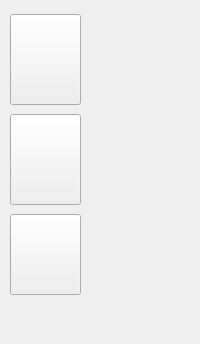
     <widget class="QWidget" name="game">
      <layout class="QVBoxLayout" name="verticalLayout_13">
       <property name="spacing">
        <number>0</number>
       </property>
       <property name="leftMargin">
        <number>0</number>
       </property>
       <property name="topMargin">
        <number>0</number>
       </property>
       <property name="rightMargin">
        <number>0</number>
       </property>
       <property name="bottomMargin">
        <number>0</number>
       </property>
       <item>
        <layout class="QVBoxLayout" name="Layout_NPC">
         <item>
          <widget class="QWidget" name="Widget_NPC" native="true">
           <property name="minimumSize">
            <size>
             <width>0</width>
             <height>0</height>
            </size>
           </property>
           <property name="styleSheet">
            <string notr="true">#Widget_NPC{border-image: url(:/wallpaperbetter.jpg);}</string>
           </property>
           <layout class="QVBoxLayout" name="verticalLayout">
            <property name="spacing">
             <number>0</number>
            </property>
            <property name="sizeConstraint">
             <enum>QLayout::SizeConstraint::SetDefaultConstraint</enum>
            </property>
            <property name="leftMargin">
             <number>0</number>
            </property>
            <property name="topMargin">
             <number>0</number>
            </property>
            <property name="rightMargin">
             <number>0</number>
            </property>
            <property name="bottomMargin">
             <number>0</number>
            </property>
            <item>
             <widget class="QLabel" name="Label_NPC">
              <property name="minimumSize">
               <size>
                <width>0</width>
                <height>0</height>
               </size>
              </property>
              <property name="styleSheet">
               <string notr="true">image: url(:/pngwing.com.png);
</string>
              </property>
              <property name="text">
               <string/>
              </property>
             </widget>
            </item>
           </layout>
          </widget>
         </item>
        </layout>
       </item>
       <item>
        <layout class="QVBoxLayout" name="verticalLayout_11">
         <item>
          <widget class="QWidget" name="mesa" native="true">
           <property name="minimumSize">
            <size>
             <width>0</width>
             <height>330</height>
            </size>
           </property>
           <property name="styleSheet">
            <string notr="true">#mesa{border-image: url(:/mesa.png);}</string>
           </property>
           <widget class="QPushButton" name="aceptar">
            <property name="geometry">
             <rect>
              <x>570</x>
              <y>10</y>
              <width>81</width>
              <height>21</height>
             </rect>
            </property>
            <property name="font">
             <font>
              <family>Yu Gothic UI Semibold</family>
              <pointsize>10</pointsize>
              <bold>true</bold>
             </font>
            </property>
            <property name="cursor">
             <cursorShape>PointingHandCursor</cursorShape>
            </property>
            <property name="styleSheet">
             <string notr="true">QPushButton {
    color: rgba(255, 255, 255, 1);              /* Color de la letra: blanco */
    background-color: rgba(0, 128, 0, 1);       /* Fondo verde */
    border: 2px solid rgba(0, 0, 0, 1);          /* Borde negro */
    border-radius: 10px;                        /* Bordes redondeados */
    text-transform: uppercase;                   /* Texto en mayúsculas */
}

QPushButton:hover {
    background-color: rgba(0, 150, 0, 1);       /* Fondo verde más brillante al pasar el mouse */
    border: 2px solid rgba(0, 0, 0, 1);          /* Borde negro al pasar el mouse */
}
</string>
            </property>
            <property name="text">
             <string>ACEPTAR</string>
            </property>
           </widget>
           <widget class="QPushButton" name="denegar">
            <property name="geometry">
             <rect>
              <x>660</x>
              <y>10</y>
              <width>81</width>
              <height>21</height>
             </rect>
            </property>
            <property name="font">
             <font>
              <family>Yu Gothic UI Semibold</family>
              <pointsize>10</pointsize>
              <bold>true</bold>
             </font>
            </property>
            <property name="cursor">
             <cursorShape>PointingHandCursor</cursorShape>
            </property>
            <property name="styleSheet">
             <string notr="true">QPushButton {
    color: rgba(255, 255, 255, 1);              /* Color de la letra: blanco */
    background-color: rgba(255, 0, 0, 1);       /* Fondo rojo */
    border: 2px solid rgba(0, 0, 0, 1);          /* Borde negro */
    border-radius: 10px;                        /* Bordes redondeados */
    text-transform: uppercase;                   /* Texto en mayúsculas */
}

QPushButton:hover {
    background-color: rgba(255, 50, 50, 1);     /* Fondo rojo más brillante al pasar el mouse */
    border: 2px solid rgba(0, 0, 0, 1);          /* Borde negro al pasar el mouse */
}
</string>
            </property>
            <property name="text">
             <string>DENEGAR</string>
            </property>
           </widget>
           <widget class="QPushButton" name="papeles">
            <property name="geometry">
             <rect>
              <x>570</x>
              <y>40</y>
              <width>171</width>
              <height>24</height>
             </rect>
            </property>
            <property name="font">
             <font>
              <family>Yu Gothic UI Semibold</family>
              <pointsize>8</pointsize>
              <bold>true</bold>
             </font>
            </property>
            <property name="cursor">
             <cursorShape>PointingHandCursor</cursorShape>
            </property>
            <property name="styleSheet">
             <string notr="true">QPushButton {
    color: rgba(0, 0, 0, 1);                     /* Color de la letra: negro */
    background-color: rgba(255, 255, 255, 1);    /* Fondo blanco */
    border: 2px solid rgba(0, 0, 0, 1);           /* Borde negro */
    border-radius: 10px;                         /* Bordes redondeados */
    text-transform: uppercase;                    /* Texto en mayúsculas */
}

QPushButton:hover {
    background-color: rgba(240, 240, 240, 1);    /* Fondo blanco más oscuro al pasar el mouse */
    border: 2px solid rgba(0, 0, 0, 1);           /* Borde negro al pasar el mouse */
}
</string>
            </property>
            <property name="text">
             <string>SOLICITAR DOCUMENTACION</string>
            </property>
           </widget>
           <widget class="QPushButton" name="mostrar_req">
            <property name="geometry">
             <rect>
              <x>570</x>
              <y>70</y>
              <width>171</width>
              <height>24</height>
             </rect>
            </property>
            <property name="font">
             <font>
              <family>Yu Gothic UI Semibold</family>
              <bold>true</bold>
             </font>
            </property>
            <property name="cursor">
             <cursorShape>PointingHandCursor</cursorShape>
            </property>
            <property name="styleSheet">
             <string notr="true">QPushButton {
    color: rgba(255, 255, 255, 1);              /* Color de la letra: blanco */
    background-color: rgba(255, 165, 0, 1);     /* Fondo naranja */
    border: 2px solid rgba(0, 0, 0, 1);          /* Borde negro */
    border-radius: 10px;                        /* Bordes redondeados */
    text-transform: uppercase;                   /* Texto en mayúsculas */
}

QPushButton:hover {
    background-color: rgba(255, 200, 0, 1);     /* Fondo naranja más brillante al pasar el mouse */
    border: 2px solid rgba(0, 0, 0, 1);          /* Borde negro al pasar el mouse */
}
</string>
            </property>
            <property name="text">
             <string>MOSTRAR REQUISITOS</string>
            </property>
           </widget>
           <widget class="QPushButton" name="Siguiente_NPC">
            <property name="geometry">
             <rect>
              <x>570</x>
              <y>100</y>
              <width>171</width>
              <height>24</height>
             </rect>
            </property>
            <property name="font">
             <font>
              <family>Yu Gothic UI Semibold</family>
              <bold>true</bold>
             </font>
            </property>
            <property name="cursor">
             <cursorShape>PointingHandCursor</cursorShape>
            </property>
            <property name="styleSheet">
             <string notr="true">QPushButton {
    background-color: rgba(169, 169, 169, 1);  /* Fondo gris oscuro */
    border-radius: 10px;                        /* Bordes redondeados */
}

QPushButton:hover {
    background-color: rgba(192, 192, 192, 1);  /* Fondo gris más claro al pasar el mouse */
    border: 2px solid rgba(0, 0, 0, 1);          /* Borde negro al pasar el mouse */
}

</string>
            </property>
            <property name="text">
             <string>SIGUIENTE NPC</string>
            </property>
           </widget>
           <widget class="QPushButton" name="botonFinalizarTurno">
            <property name="geometry">
             <rect>
              <x>570</x>
              <y>130</y>
              <width>171</width>
              <height>24</height>
             </rect>
            </property>
            <property name="font">
             <font>
              <family>Yu Gothic UI Semibold</family>
              <bold>true</bold>
             </font>
            </property>
            <property name="cursor">
             <cursorShape>PointingHandCursor</cursorShape>
            </property>
            <property name="styleSheet">
             <string notr="true">QPushButton {
    color: rgba(255, 255, 255, 1);              /* Color de la letra: blanco */
    background-color: rgba(0, 0, 255, 1);       /* Fondo azul */
    border: 2px solid rgba(0, 0, 0, 1);          /* Borde negro */
    border-radius: 10px;                        /* Bordes redondeados */
    text-transform: uppercase;                   /* Texto en mayúsculas */
}

QPushButton:hover {
    background-color: rgba(50, 50, 255, 1);     /* Fondo azul más brillante al pasar el mouse */
    border: 2px solid rgba(0, 0, 0, 1);          /* Borde negro al pasar el mouse */
}
</string>
            </property>
            <property name="text">
             <string>FINALIZAR TURNO</string>
            </property>
           </widget>
           <widget class="QPushButton" name="documento">
            <property name="geometry">
             <rect>
              <x>10</x>
              <y>0</y>
              <width>71</width>
              <height>91</height>
             </rect>
            </property>
            <property name="styleSheet">
             <string notr="true">#documento
{
	border-image: url(:/documents.png);
}</string>
            </property>
            <property name="text">
             <string/>
            </property>
           </widget>
           <widget class="QPushButton" name="visa">
            <property name="geometry">
             <rect>
              <x>10</x>
              <y>100</y>
              <width>71</width>
              <height>91</height>
             </rect>
            </property>
            <property name="styleSheet">
             <string notr="true">#visa
{
	
	border-image: url(:/visaD.png);
}</string>
            </property>
            <property name="text">
             <string/>
            </property>
           </widget>
           <widget class="QPushButton" name="cerrar">
            <property name="geometry">
             <rect>
              <x>320</x>
              <y>300</y>
              <width>83</width>
              <height>29</height>
             </rect>
            </property>
            <property name="font">
             <font>
              <family>Yu Gothic UI Semibold</family>
              <bold>true</bold>
             </font>
            </property>
            <property name="cursor">
             <cursorShape>PointingHandCursor</cursorShape>
            </property>
            <property name="styleSheet">
             <string notr="true">QPushButton {
    color: rgba(255, 255, 255, 1);              /* Color de la letra: blanco */
    background-color: rgba(128, 128, 128, 1);   /* Fondo gris */
    border: 2px solid rgba(0, 0, 0, 1);          /* Borde negro */
    border-radius: 10px;                        /* Bordes redondeados */
    text-transform: uppercase;                   /* Texto en mayúsculas */
}

QPushButton:hover {
    background-color: rgba(150, 150, 150, 1);   /* Fondo gris más brillante al pasar el mouse */
    border: 2px solid rgba(0, 0, 0, 1);          /* Borde negro al pasar el mouse */
}
</string>
            </property>
            <property name="text">
             <string>CERRAR</string>
            </property>
           </widget>
           <widget class="QLabel" name="datos">
            <property name="geometry">
             <rect>
              <x>250</x>
              <y>0</y>
              <width>311</width>
              <height>301</height>
             </rect>
            </property>
            <property name="palette">
             <palette>
              <active>
               <colorrole role="WindowText">
                <brush brushstyle="SolidPattern">
                 <color alpha="255">
                  <red>0</red>
                  <green>0</green>
                  <blue>0</blue>
                 </color>
                </brush>
               </colorrole>
              </active>
              <inactive>
               <colorrole role="WindowText">
                <brush brushstyle="SolidPattern">
                 <color alpha="255">
                  <red>0</red>
                  <green>0</green>
                  <blue>0</blue>
                 </color>
                </brush>
               </colorrole>
              </inactive>
              <disabled/>
             </palette>
            </property>
            <property name="font">
             <font>
              <pointsize>11</pointsize>
             </font>
            </property>
            <property name="styleSheet">
             <string notr="true">#datos
{
	border-image: url(:/docum.png);
}</string>
            </property>
            <property name="text">
             <string/>
            </property>
           </widget>
           <widget class="QLabel" name="visaD">
            <property name="geometry">
             <rect>
              <x>280</x>
              <y>0</y>
              <width>241</width>
              <height>291</height>
             </rect>
            </property>
            <property name="palette">
             <palette>
              <active>
               <colorrole role="WindowText">
                <brush brushstyle="SolidPattern">
                 <color alpha="255">
                  <red>0</red>
                  <green>0</green>
                  <blue>0</blue>
                 </color>
                </brush>
               </colorrole>
              </active>
              <inactive>
               <colorrole role="WindowText">
                <brush brushstyle="SolidPattern">
                 <color alpha="255">
                  <red>0</red>
                  <green>0</green>
                  <blue>0</blue>
                 </color>
                </brush>
               </colorrole>
              </inactive>
              <disabled/>
             </palette>
            </property>
            <property name="font">
             <font>
              <pointsize>11</pointsize>
             </font>
            </property>
            <property name="styleSheet">
             <string notr="true">#visaD
{
	border-image: url(:/visa.png);
}</string>
            </property>
            <property name="text">
             <string/>
            </property>
            <property name="alignment">
             <set>Qt::AlignmentFlag::AlignHCenter|Qt::AlignmentFlag::AlignTop</set>
            </property>
           </widget>
           <widget class="QLabel" name="timer">
            <property name="geometry">
             <rect>
              <x>10</x>
              <y>290</y>
              <width>71</width>
              <height>31</height>
             </rect>
            </property>
            <property name="palette">
             <palette>
              <active>
               <colorrole role="WindowText">
                <brush brushstyle="SolidPattern">
                 <color alpha="255">
                  <red>0</red>
                  <green>0</green>
                  <blue>0</blue>
                 </color>
                </brush>
               </colorrole>
              </active>
              <inactive>
               <colorrole role="WindowText">
                <brush brushstyle="SolidPattern">
                 <color alpha="255">
                  <red>0</red>
                  <green>0</green>
                  <blue>0</blue>
                 </color>
                </brush>
               </colorrole>
              </inactive>
              <disabled/>
             </palette>
            </property>
            <property name="font">
             <font>
              <pointsize>11</pointsize>
             </font>
            </property>
            <property name="styleSheet">
             <string notr="true">#timer
{
	border-image: url(:/reloj.png);
}</string>
            </property>
            <property name="text">
             <string/>
            </property>
            <property name="textFormat">
             <enum>Qt::TextFormat::PlainText</enum>
            </property>
           </widget>
           <widget class="QLabel" name="MaletaPeso">
            <property name="geometry">
             <rect>
              <x>140</x>
              <y>10</y>
              <width>101</width>
              <height>71</height>
             </rect>
            </property>
            <property name="palette">
             <palette>
              <active>
               <colorrole role="WindowText">
                <brush brushstyle="SolidPattern">
                 <color alpha="255">
                  <red>0</red>
                  <green>0</green>
                  <blue>0</blue>
                 </color>
                </brush>
               </colorrole>
              </active>
              <inactive>
               <colorrole role="WindowText">
                <brush brushstyle="SolidPattern">
                 <color alpha="255">
                  <red>0</red>
                  <green>0</green>
                  <blue>0</blue>
                 </color>
                </brush>
               </colorrole>
              </inactive>
              <disabled/>
             </palette>
            </property>
            <property name="styleSheet">
             <string notr="true">#MaletaPeso
{
	border-image: url(:/Maletas Peso.png);
}</string>
            </property>
            <property name="text">
             <string/>
            </property>
            <property name="alignment">
             <set>Qt::AlignmentFlag::AlignHCenter|Qt::AlignmentFlag::AlignTop</set>
            </property>
           </widget>
           <widget class="QLabel" name="compania">
            <property name="geometry">
             <rect>
              <x>120</x>
              <y>140</y>
              <width>121</width>
              <height>71</height>
             </rect>
            </property>
            <property name="palette">
             <palette>
              <active>
               <colorrole role="WindowText">
                <brush brushstyle="SolidPattern">
                 <color alpha="255">
                  <red>0</red>
                  <green>0</green>
                  <blue>0</blue>
                 </color>
                </brush>
               </colorrole>
              </active>
              <inactive>
               <colorrole role="WindowText">
                <brush brushstyle="SolidPattern">
                 <color alpha="255">
                  <red>0</red>
                  <green>0</green>
                  <blue>0</blue>
                 </color>
                </brush>
               </colorrole>
              </inactive>
              <disabled/>
             </palette>
            </property>
            <property name="styleSheet">
             <string notr="true">#compania
{
	border-image: url(:/compania.png);
}</string>
            </property>
            <property name="text">
             <string/>
            </property>
            <property name="alignment">
             <set>Qt::AlignmentFlag::AlignLeading|Qt::AlignmentFlag::AlignLeft|Qt::AlignmentFlag::AlignTop</set>
            </property>
           </widget>
           <widget class="QLabel" name="ocupacion">
            <property name="geometry">
             <rect>
              <x>110</x>
              <y>70</y>
              <width>161</width>
              <height>71</height>
             </rect>
            </property>
            <property name="palette">
             <palette>
              <active>
               <colorrole role="WindowText">
                <brush brushstyle="SolidPattern">
                 <color alpha="255">
                  <red>0</red>
                  <green>0</green>
                  <blue>0</blue>
                 </color>
                </brush>
               </colorrole>
              </active>
              <inactive>
               <colorrole role="WindowText">
                <brush brushstyle="SolidPattern">
                 <color alpha="255">
                  <red>0</red>
                  <green>0</green>
                  <blue>0</blue>
                 </color>
                </brush>
               </colorrole>
              </inactive>
              <disabled/>
             </palette>
            </property>
            <property name="styleSheet">
             <string notr="true">#ocupacion
{
	border-image: url(:/compania.png);
}</string>
            </property>
            <property name="text">
             <string/>
            </property>
            <property name="alignment">
             <set>Qt::AlignmentFlag::AlignHCenter|Qt::AlignmentFlag::AlignTop</set>
            </property>
           </widget>
           <widget class="QLabel" name="residencia">
            <property name="geometry">
             <rect>
              <x>280</x>
              <y>10</y>
              <width>241</width>
              <height>271</height>
             </rect>
            </property>
            <property name="palette">
             <palette>
              <active>
               <colorrole role="WindowText">
                <brush brushstyle="SolidPattern">
                 <color alpha="255">
                  <red>0</red>
                  <green>0</green>
                  <blue>0</blue>
                 </color>
                </brush>
               </colorrole>
              </active>
              <inactive>
               <colorrole role="WindowText">
                <brush brushstyle="SolidPattern">
                 <color alpha="255">
                  <red>0</red>
                  <green>0</green>
                  <blue>0</blue>
                 </color>
                </brush>
               </colorrole>
              </inactive>
              <disabled/>
             </palette>
            </property>
            <property name="font">
             <font>
              <pointsize>11</pointsize>
             </font>
            </property>
            <property name="styleSheet">
             <string notr="true">#residencia
{
	border-image: url(:/Recidencia V2.png);
}</string>
            </property>
            <property name="text">
             <string/>
            </property>
            <property name="alignment">
             <set>Qt::AlignmentFlag::AlignHCenter|Qt::AlignmentFlag::AlignTop</set>
            </property>
           </widget>
           <widget class="QPushButton" name="proposito">
            <property name="geometry">
             <rect>
              <x>10</x>
              <y>200</y>
              <width>71</width>
              <height>81</height>
             </rect>
            </property>
            <property name="styleSheet">
             <string notr="true">#proposito
{
	border-image: url(:/iconoRe.png);
}</string>
            </property>
            <property name="text">
             <string/>
            </property>
           </widget>
           <widget class="QLabel" name="nivel">
            <property name="geometry">
             <rect>
              <x>670</x>
              <y>290</y>
              <width>81</width>
              <height>31</height>
             </rect>
            </property>
            <property name="palette">
             <palette>
              <active>
               <colorrole role="WindowText">
                <brush brushstyle="SolidPattern">
                 <color alpha="255">
                  <red>0</red>
                  <green>0</green>
                  <blue>0</blue>
                 </color>
                </brush>
               </colorrole>
              </active>
              <inactive>
               <colorrole role="WindowText">
                <brush brushstyle="SolidPattern">
                 <color alpha="255">
                  <red>0</red>
                  <green>0</green>
                  <blue>0</blue>
                 </color>
                </brush>
               </colorrole>
              </inactive>
              <disabled/>
             </palette>
            </property>
            <property name="font">
             <font>
              <pointsize>11</pointsize>
             </font>
            </property>
            <property name="styleSheet">
             <string notr="true">#nivel
{
	border-image: url(:/reloj.png);
}</string>
            </property>
            <property name="text">
             <string/>
            </property>
           </widget>
          </widget>
         </item>
        </layout>
       </item>
      </layout>
     </widget>
